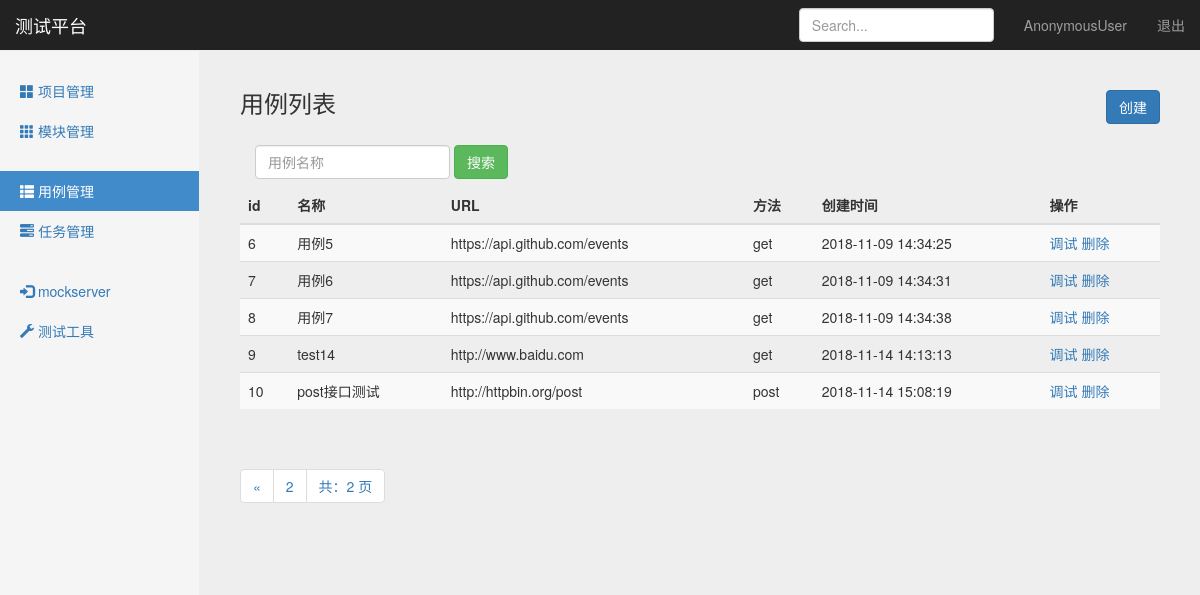
Before: /interface/case_manage/?page=3 with the older database file.
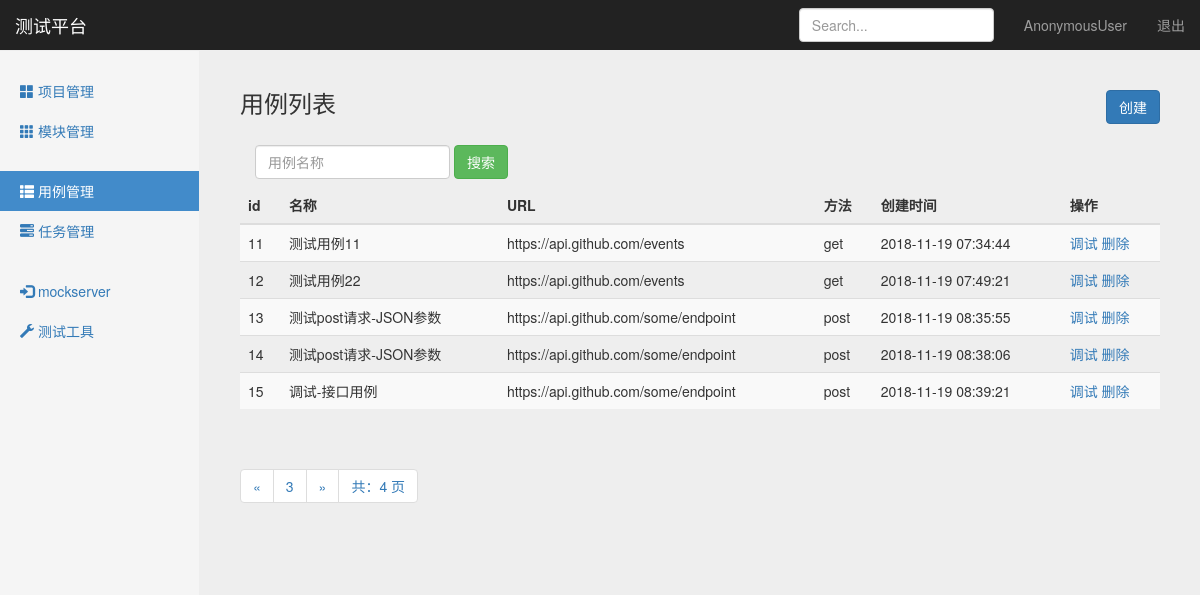
After: the same page with the newer database file.
### interface_app/models.py (models this page shows, shortened)
class TestCase(models.Model):
    module = models.ForeignKey(Module, on_delete=models.CASCADE)
    name = models.CharField("名称", max_length=100, blank=False, default="")
    url = models.TextField("URL", default="")
    req_method = models.CharField("方法", max_length=10, default="")
    req_type = models.CharField("参数类型", max_length=10, default="")
    req_header = models.TextField("header", default="")
    req_parameter = models.TextField("参数", default="")
    resp_assert = models.TextField("验证", default="")
    create_time = models.DateTimeField("创建时间", auto_now_add=True)

### interface_app/views/testcase_views.py (the view)
# urls.py: path('case_manage/', testcase_views.case_manage),
def case_manage(request):
    testcases = TestCase.objects.all()
    paginator = Paginator(testcases, 5)
    page = request.GET.get('page')
    try:
        contacts = paginator.page(page)
    except PageNotAnInteger:
        contacts = paginator.page(1)
    except EmptyPage:
        contacts = paginator.page(paginator.num_pages)
    if request.method == "GET":
        return render(request, "case_manage.html", {
            "type": "list",
            "testcases": contacts,
        })
    else:
        return HttpResponse("404")

### templates/case_manage.html (shortened to what the changed rows need)
{% extends "base.html" %}
{% block content %}
<nav class="navbar navbar-inverse navbar-fixed-top">
    <div class="container-fluid">
        <div class="navbar-header">
            <a class="navbar-brand" href="#">测试平台</a>
        </div>
    </div>
</nav>
<div class="container-fluid">
    <div class="row">
        {% if type == 'list'%}
        <div class="col-sm-9 col-sm-offset-3 col-md-10 col-md-offset-2 main">
            <h3 class="sub-header">用例列表
                <button type="button" class="btn btn-primary" style="float: right;"
                onclick="window.location.href='/interface/add_case/'">创建</button>
            </h3>
            <div class="table-responsive">
                <form class="navbar-form" method="get" action="/interface/search_case_name/">
                    <div class="form-group">
                        <input name="case_name" type="text" placeholder="用例名称" class="form-control">
                    </div>
                    <button type="submit" class="btn btn-success">搜索</button>
                </form>
                <table class="table table-striped">
                    <thead>
                        <tr>
                            <th>id</th>
                            <th>名称</th>
                            <th>URL</th>
                            <th>方法</th>
                            <th>创建时间</th>
                            <th>操作</th>
                        </tr>
                    </thead>
                    <tbody>
                        {% for case in testcases %}
                        <tr>
                            <td>{{ case.id }}</td>
                            <td>{{ case.name }}</td>
                            <td>{{ case.url }}</td>
                            <td>{{ case.req_method }}</td>
                            <td>{{ case.create_time | date:"Y-m-d H:i:s" }}</td>
                            <td>
                                <a href="/interface/debug_case/{{case.id}}/">调试</a>
                                <a href="/interface/delete_project/{{case.id}}/">删除</a>
                            </td>
                        </tr>
                        {% endfor %}
                    </tbody>
                </table>
            </div>
            <div class="pagination">
                <span class="step-links">
                    <ul class="pagination">
                        {% if testcases.has_previous %}
                            <li><a href="?case_name={{ case_name }}&page={{ testcases.previous_page_number }}">&laquo;</a></li>
                        {% endif %}
                        <li><a href="#">{{ testcases.number }}</a></li>
                        {% if testcases.has_next %}
                            {% if case_name %}
                                <li><a href="?case_name={{ case_name }}&page={{ testcases.next_page_number }}">&raquo;</a></li>
                            {% else %}
                                <li><a href="?page={{ testcases.next_page_number }}">&raquo;</a></li>
                            {% endif %}
                        {% endif %}
                        <li><a href="#">共：{{ testcases.paginator.num_pages }} 页</a></li>
                    </ul>
                </span>
            </div>
        </div>
        {% endif %}
    </div>
</div>
{% endblock %}

Changed rows visible on the page:
no longer on this page (row unchanged): TestCase: id "6", name "用例5", url "https://api.github.com/events", req_method "get", create_time "2018-11-09 14:34:25"
no longer on this page (row unchanged): TestCase: id "7", name "用例6", url "https://api.github.com/events", req_method "get", create_time "2018-11-09 14:34:31"
no longer on this page (row unchanged): TestCase: id "8", name "用例7", url "https://api.github.com/events", req_method "get", create_time "2018-11-09 14:34:38"
no longer on this page (row unchanged): TestCase: id "9", name "test14", url "http://www.baidu.com", req_method "get", create_time "2018-11-14 14:13:13"
no longer on this page (row unchanged): TestCase: id "10", name "post接口测试", url "http://httpbin.org/post", req_method "post", create_time "2018-11-14 15:08:19"
added TestCase: id "11", name "测试用例11", url "https://api.github.com/events", req_method "get", create_time "2018-11-19 07:34:44"
added TestCase: id "12", name "测试用例22", url "https://api.github.com/events", req_method "get", create_time "2018-11-19 07:49:21"
added TestCase: id "13", name "测试post请求-JSON参数", url "https://api.github.com/some/endpoint", req_method "post", create_time "2018-11-19 08:35:55"
added TestCase: id "14", name "测试post请求-JSON参数", url "https://api.github.com/some/endpoint", req_method "post", create_time "2018-11-19 08:38:06"
added TestCase: id "15", name "调试-接口用例", url "https://api.github.com/some/endpoint", req_method "post", create_time "2018-11-19 08:39:21"
Other visible differences:
{{ testcases.number }}: "2" → "3"
{{ testcases.paginator.num_pages }}: "2" → "4"
